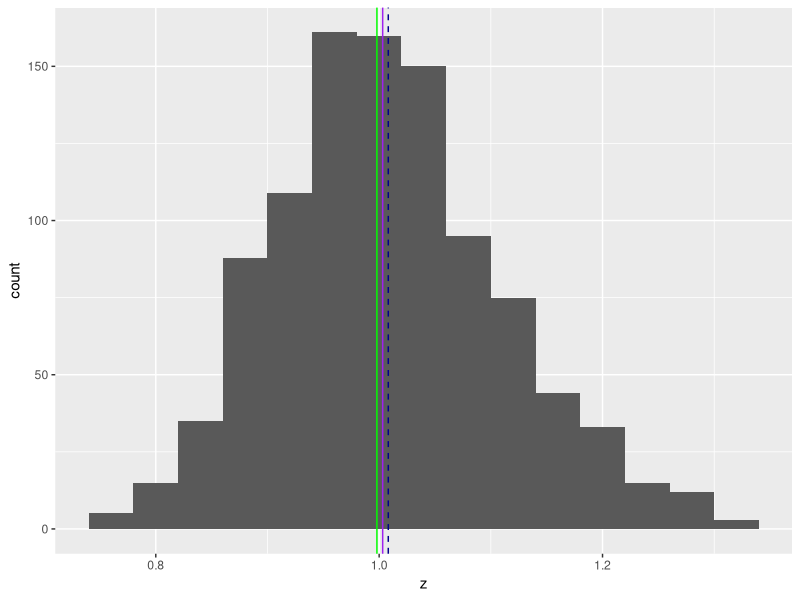
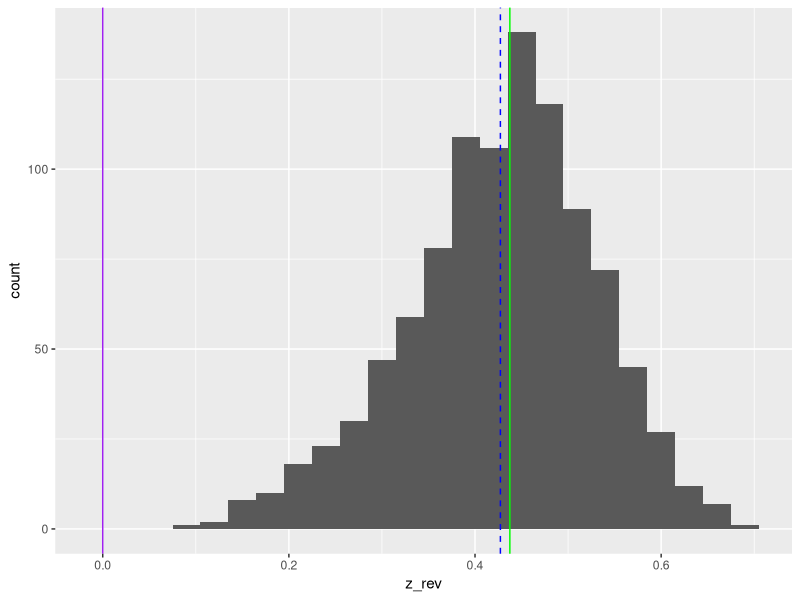

Reproduce these figures in R, in order.
#' ---
#' title: "Set 4"
#' output: html_document
#' date: 2023-09-05
#' author: Jenna Jordan
#' ---

#+ message = FALSE, warning = FALSE
library(tidyr)
library(tidyverse)

# Central Tendencies ------------------------------------------------------

# Arithmetic Mean 
x <- c(15.9, 15.1, 21.9, 13.3, 24.4)
y <- c(15.9, 15.1, 21.9, 53.3, 24.4)
x
y

n_x <- length (x)
sum_x <- sum(x)
mu_x <- sum_x / n_x
print (mu_x)

mu_y <- sum(y) / length(y)
print(mu_y)

print(mu_x)
print(mu_y)

#or

mu_x; mu_y


# Geometric Mean 

prod_x <- prod(x) #product of vector x
n_x <- length(x)
geo_mu_x <- prod_x^(1 / n_x)
print(geo_mu_x)

geo_mu_y <- prod(y)^(1/length(y))
print(geo_mu_y)

geo_mu_x; geo_mu_y


# Median

x <- sort(x)  #small to large
index <- (length(x) + 1) / 2   #length is odd number
med_x <- x[index]
print(med_x)

y <- sort(y)
med_y <- y[(length(y) + 1) / 2]
print(med_y)

print(median(x))
print(median(y))


# Variance ---------------------------------------------------------------

sqd_x <- (x-mean(x))^2  #squared deviance
sqd_x
sum_sqd_x <- sum(sqd_x)
var_x <- sum_sqd_x / length (x)
print(var_x)

var_y <- sum((y-mean(y))^2 / length(y))
print(var_y)

#Standard Deviation

sd_x <- sqrt(var_x)  #square root function = sqrt()
print(sd_x)

sd_y <- sqrt(var_y)
print(sd_y)


# Coefficient of Variation (CV)

cv_x <- sd_x / mean(x)
print(cv_x)

cv_y <- sd_y / mean(y)
print(cv_y)


# IQR
## 25th and 75th percentiles as xl and xh (l = low value, h = high value)

x_l <- quantile(x, 0.25)
x_h <- quantile(x, 0.75)
x_l; x_h
iqr_x <- abs(x_l - x_h)  #abs() = absolute value
print(iqr_x)

y_q <- quantile (y, c(0.25, 0.75))  #use vector to concise code
iqr_y <- abs(y_q[1] - y_q[2])   #[1] = 25th percentile & [2] = 75th
print(iqr_y)


# MAD

ad_x <- abs(x - median(x))   #abs() = absolute value
ad_x
mad_x <- median(ad_x)
print(mad_x)

mad_y <- median(abs(y - median(y)))
print(mad_y)


# MAD/Median

mm_x <- mad_x / median(x)
print(mm_x)

mm_y <- mad_y / median(y)
print(mm_y)


# Laboratory --------------------------------------------------------------
#Comparing Geometric Mean

#1:
z <- exp(rnorm(n=1000, mean = 0, sd = 0.1))

#Arithmetic mean
print(mean(z))

#Geometric Mean
geo_mu_z <- prod(z)^(1/length(z))
print(geo_mu_z)

#Median
z <- sort(z)  #smallest to largest
med_z <- z[(length(z) + 1) / 2]
print(med_z)
print(median(z))

#2:
#Histogram
   #use tibble, ggplot, geom_histogram

z <- exp(rnorm(n=1000, mean = 0, sd = 0.1))
df1 <- tibble(z, 1:1000)
df1

ggplot(data = df1,
       mapping = aes(x = z)) + 
geom_histogram(binwidth = 0.04) +
  geom_vline(xintercept = mean(z), linetype = 'dashed', color = 'darkblue') +
  geom_vline(xintercept = prod(z)^(1/length(z)), color = 'purple') +
  geom_vline(xintercept = median(z), color = 'green') 
 
  # coord_cartesian(xlim=c(0.9, 1.1))  #zoom without losing data points

#4:
z_rev <- -z + max(z) + 0.1  #makes everything negative; max = 1.3 and min = 0.1

df2 <- tibble(z_rev)
df2

ggplot(data = df2, 
       mapping = aes(x = z_rev)) +
  geom_histogram(binwidth = 0.03) +
  geom_vline(xintercept = mean(z_rev), linetype = 'dashed', color = 'blue') +
  geom_vline(xintercept = prod(z_rev)^(1/length(z_rev)), color = 'purple') +
  geom_vline(xintercept = median(z_rev), color = 'green') 
  #coord_cartesian(xlim=c(0.4, 0.6))  #zoom without losing data points

  #adding negative changes skew from Right to Left

#Comparing Variation Measures

w <- rnorm(100, mean = 10, sd = 1)
head(w) # show first 10 elements in w

m <- w * 1000

#1 SD and MAD
sd_w <- sd(w)
sd_m <- sd(m)
mad_w <- median(abs(w - median(w)))
mad_m <- median(abs(m - median(m)))

sd_w; sd_m; mad_w; mad_m

#CV
sd_w / mean(w)
sd_m / mean(m)